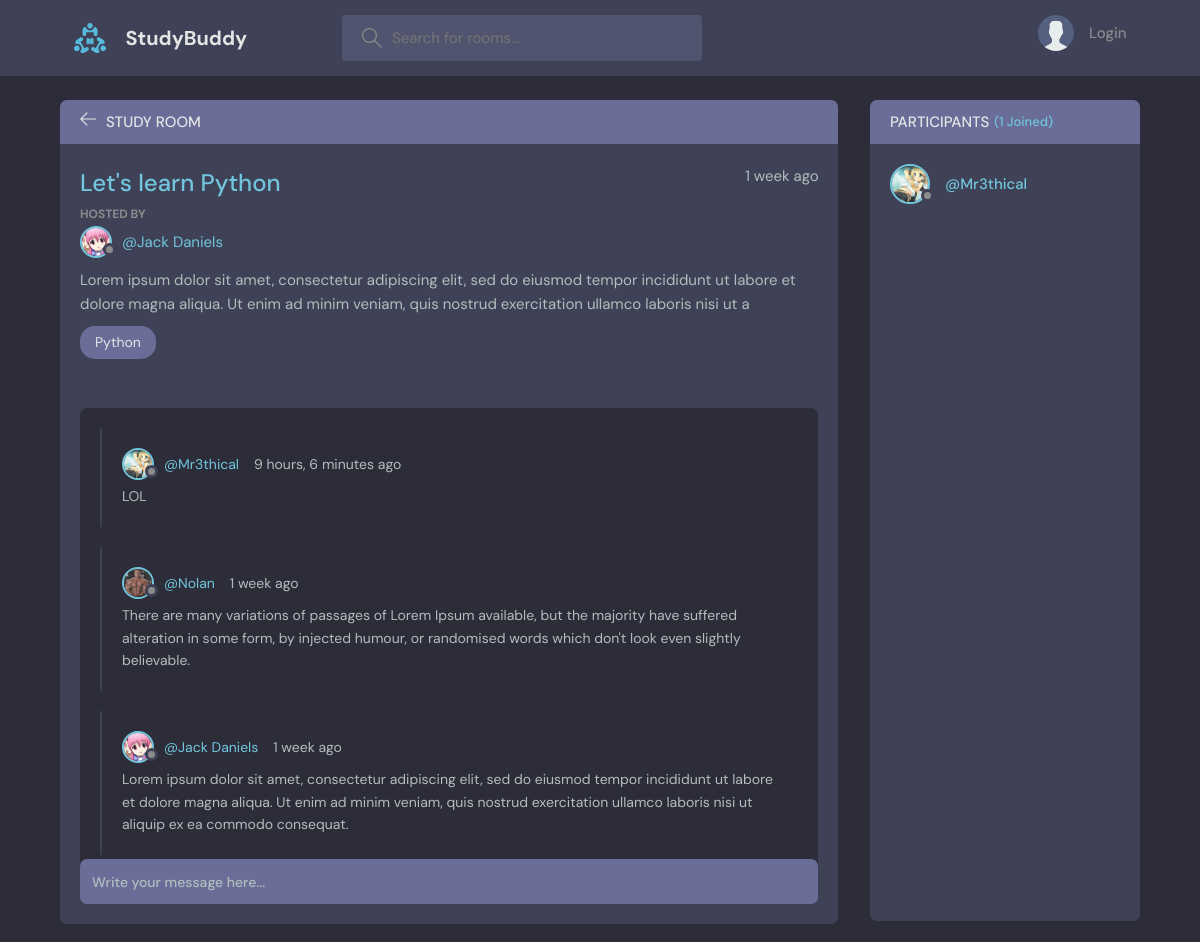
/room/1, run on the app's committed database.
### base/models.py (models this page shows, shortened)
class Room(models.Model):
    name = models.CharField(max_length=100)
    host = models.ForeignKey(get_user_model(), on_delete=models.SET_NULL, null=True)
    topics = models.ForeignKey(Topic, on_delete=models.CASCADE)
    description = models.TextField(null=True, blank=True)
    participants = models.ManyToManyField(get_user_model(), related_name='participants', blank=True)
    updated = models.DateTimeField(auto_now=True)
    created = models.DateTimeField(auto_now_add=True)
    class Meta:
        ordering = ['-updated', '-created']

class CustomUser(AbstractBaseUser, PermissionsMixin):
    email = models.EmailField(unique=True)
    username = models.CharField(max_length=100, unique=True)
    bio = models.TextField(null=True)
    avatar = models.ImageField(null=True, default='avatar.svg')
    is_staff = models.BooleanField(default=False)
    is_active = models.BooleanField(default=True)
    objects = CustomUserManager()
    USERNAME_FIELD = 'email'
    REQUIRED_FIELDS = ['username']

class Topic(models.Model):
    name = models.CharField(max_length=100)
    def __str__(self):
        return self.name

class Messages(models.Model):
    user = models.ForeignKey(get_user_model(), on_delete=models.CASCADE)
    room = models.ForeignKey(Room, on_delete=models.CASCADE)
    body = models.TextField()
    updated = models.DateTimeField(auto_now=True)
    created = models.DateTimeField(auto_now_add=True)
    class Meta:
        ordering = ['-updated', '-created']

### base/views.py (the view, shortened to what this page needs)
# urls.py: path('room/<str:pk>', views.room_page, name='room'),
def room_page(request, pk):
    room = Room.objects.get(id=pk)
    msgs = room.messages_set.all()
    participants = room.participants.all()
    context = {'room': room, 'msgs': msgs, 'participants': participants}
    return render(request, 'base/room.html', context)

### base/templates/base/room.html (shortened to what this page needs)
{% extends 'main.html' %}
{% block content %}
    <main class="profile-page layout layout--2">
      <div class="container">
        <div class="room">
          <div class="room__top">
            <div class="room__topLeft">
              <a href="{% url 'home' %}">
                <svg version="1.1" xmlns="http://www.w3.org/2000/svg" width="32" height="32" viewBox="0 0 32 32">
                  <title>arrow-left</title>
                  <path
                    d="M13.723 2.286l-13.723 13.714 13.719 13.714 1.616-1.611-10.96-10.96h27.625v-2.286h-27.625l10.965-10.965-1.616-1.607z"
                  ></path>
                </svg>
              </a>
              <h3>Study Room</h3>
            </div>
          </div>
          <div class="room__box scroll">
            <div class="room__header scroll">
              <div class="room__info">
                <h3>{{room.name}}</h3>
                <span>{{room.created|timesince}} ago</span>
              </div>
              <div class="room__hosted">
                <p>Hosted By</p>
                <a href="{% url 'user-profile' room.host.id %}" class="room__author">
                  <div class="avatar avatar--small">
                    <img src="{{room.host.avatar.url}}" />
                  </div>
                  <span>@{{room.host.username}}</span>
                </a>
              </div>
              <div class="room__details">
                {{room.description}}
              </div>
              <span class="room__topics">{{room.topics}}</span>
            </div>
            <div class="room__conversation">
              <div class="threads scroll">
                {% for msg in msgs %}
                <div class="thread">
                  <div class="thread__top">
                    <div class="thread__author">
                      <a href="{% url 'user-profile' msg.user.id %}" class="thread__authorInfo">
                        <div class="avatar avatar--small">
                          <img src="{{msg.user.avatar.url}}" />
                        </div>
                        <span>@{{msg.user.username}}</span>
                      </a>
                      <span class="thread__date">{{msg.created|timesince}} ago</span>
                    </div>
                  </div>
                  <div class="thread__details">
                    {{msg.body}}
                  </div>
                </div>
                {% endfor %}
              </div>
            </div>
          </div>
          <div class="room__message">
            <form action="" method="POST">
              <input name="body" placeholder="Write your message here...">
            </form>
          </div>
        </div>
        <div class="participants">
          <h3 class="participants__top">Participants <span>({{participants.count}} Joined)</span></h3>
          <div class="participants__list scroll">
            {% for user in participants %}
            <a href="{% url 'user-profile' user.id %}" class="participant">
              <div class="avatar avatar--medium">
                <img src="{{user.avatar.url}}" />
              </div>
              <p>
                <span>@{{user.username}}</span>
              </p>
            </a>
            {% endfor %}
          </div>
        </div>
      </div>
    </main>
{% endblock content %}

### data on the page
Room: name "Let's learn Python", created "1 week", host.avatar (picture), host.username "Jack Daniels", description "Lorem ipsum dolor sit amet, consectetur adipiscing elit, sed do eiusmod tempor incididunt ut labore et dolore magna aliqua. Ut enim ad minim veniam, quis nostrud exercitation ullamco laboris nisi ut a", topics "Python"
Messages: user.avatar (picture), user.username "Mr3thical", created "9 hours, 6 minutes", body "LOL"
Messages: user.avatar (picture), user.username "Nolan", created "1 week", body "There are many variations of passages of Lorem Ipsum available, but the majority have suffered alteration in some form, by injected humour, or randomised words which don't look even slightly believable."
Messages: user.avatar (picture), user.username "Jack Daniels", created "1 week", body "Lorem ipsum dolor sit amet, consectetur adipiscing elit, sed do eiusmod tempor incididunt ut labore et dolore magna aliqua. Ut enim ad minim veniam, quis nostrud exercitation ullamco laboris nisi ut aliquip ex ea commodo consequat."
CustomUser: avatar (picture), username "Mr3thical"

### other printed values
{{ participants.count }} "1"
